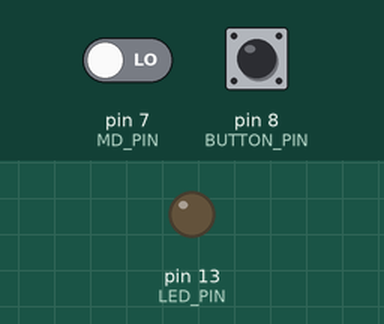
The sketch below on a simulated Arduino Uno, built with avr-gcc and run on an emulated ATmega328P. On the bench: output pins drawn as LEDs (lit = HIGH). The inputs (shaded band) are chosen by the test bench; at power-on: pin 7 (MD_PIN) LOW, pin 8 (BUTTON_PIN) LOW. What the sketch prints to the serial monitor is not drawn.

Above: at 1.2 s.
1.3 s: pin 7 (MD_PIN) driven HIGH
At 1.8 s:
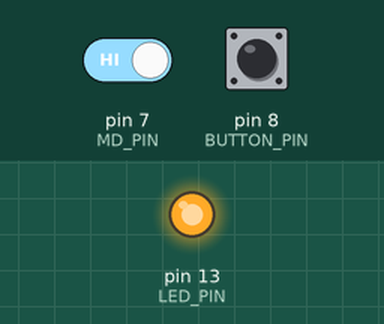
2.8 s: pin 7 (MD_PIN) driven LOW
At 4.2 s:
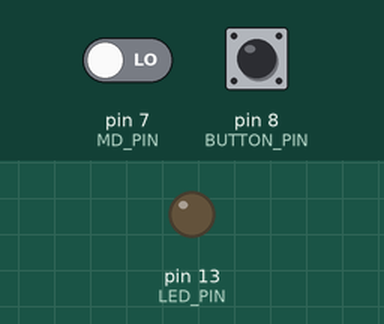
Timing chart, 0 to 5.8 s (numbered marks = the images above; inputs shaded):
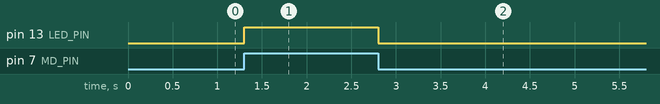

The sketch:

motionenergy.ino
```cpp
int LED_PIN = 13;
int MD_PIN = 7;
int MD_VALUE = 0;
int BUTTON_PIN = 8;
int BUTTON_VALUE =0;

void setup()
{
  // put your setup code here, to run once:
  pinMode(LED_PIN, OUTPUT);
  pinMode(MD_PIN, INPUT);
  pinMode(BUTTON_PIN, INPUT);
  digitalWrite(LED_PIN, HIGH);
  Serial.begin(9600);
}

void loop()
{
  MD_VALUE = digitalRead(MD_PIN);
  BUTTON_VALUE = digitalRead(BUTTON_PIN);
  digitalWrite(LED_PIN, MD_VALUE);
  Serial.println(BUTTON_VALUE);


}
```

Measured:
- after the input at 1.3 s, pin 13 (LED_PIN): LOW → HIGH at once
- after the input at 2.8 s, pin 13 (LED_PIN): HIGH → LOW at once
